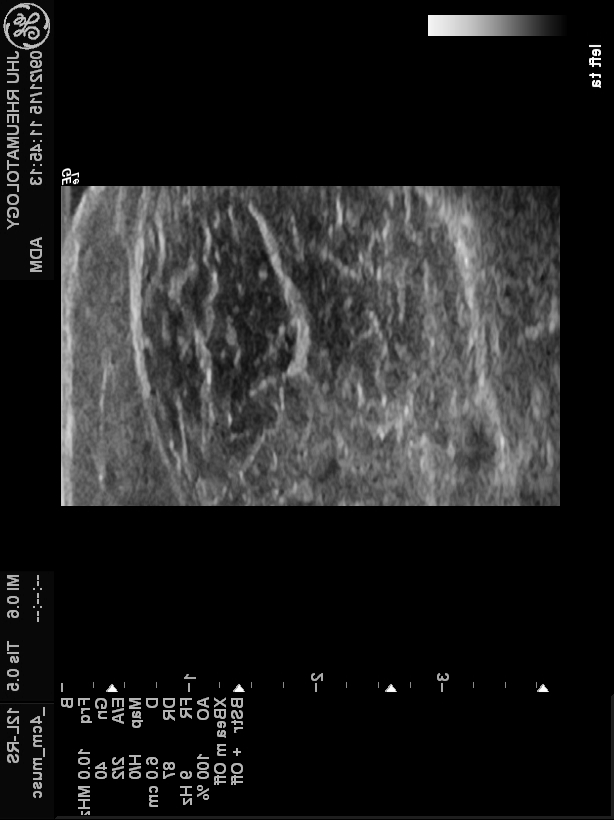
#> input picture general_ai_test_cases/Dermatomyositis/M001_20150922134651_idx0031.png, 614 x 820 px
$ python -i extract_real_radiomics_features.py   (imports and definitions only)   (older library calls are emulated)
#> lines starting #> are read from the running program, lines starting #| are printed output that depends on the picture; after the words box and inside, x2 and y2 are one past the last pixel; in counts of white or black regions, pixels touching at a corner belong together
#> further down, picture is the input picture: shape (820, 614); min 0, max 255, mean 32.9
#!/usr/bin/env python3
"""
Extract REAL radiomics features from PatientData.mat
Replace synthetic features with actual image-based features
"""

import os
import numpy as np
import pandas as pd
import scipy.io as sio
from pathlib import Path
from skimage.feature import graycomatrix, graycoprops
from skimage.filters import threshold_otsu
from skimage.measure import label, regionprops
from skimage.measure import shannon_entropy
import warnings
# [1 line not run here, left out]

# [29 lines left out: function load_matlab_data, not called in this run]

def extract_radiomics_features(image):
    """Extract REAL radiomics features from single ultrasound image"""
    try:
        # Ensure image is in valid range
        if image is None or image.size == 0:
            return None

        # Normalize image to 0-255 range
        if image.max() > 0:
            image_normalized = (image * 255.0 / image.max()).astype(np.uint8)
        else:
            image_normalized = image.astype(np.uint8)

        # First-order statistics
        features = []

        # Basic statistics
        features.append(np.mean(image))
        features.append(np.std(image))
        features.append(np.min(image))
        features.append(np.max(image))
        features.append(np.median(image))
        features.append(np.percentile(image, 25))
        features.append(np.percentile(image, 75))
        features.append(np.var(image))

        # Skewness and kurtosis
        if len(image.flatten()) > 1:
            features.append(float(((image.flatten() - np.mean(image))**3).mean() / (np.std(image)**3)))
            features.append(float(((image.flatten() - np.mean(image))**4).mean() / (np.std(image)**4)))
        else:
            features.extend([0.0, 0.0])

        # Entropy
        try:
            entropy_val = shannon_entropy(image_normalized)
#> entropy_val = 3.68
            features.append(entropy_val)
        except:
            features.append(0.0)

        # Texture features (GLCM)
        try:
            # Create binary image for GLCM
            threshold = threshold_otsu(image_normalized)
#> threshold = 52
            binary_image = image_normalized > threshold
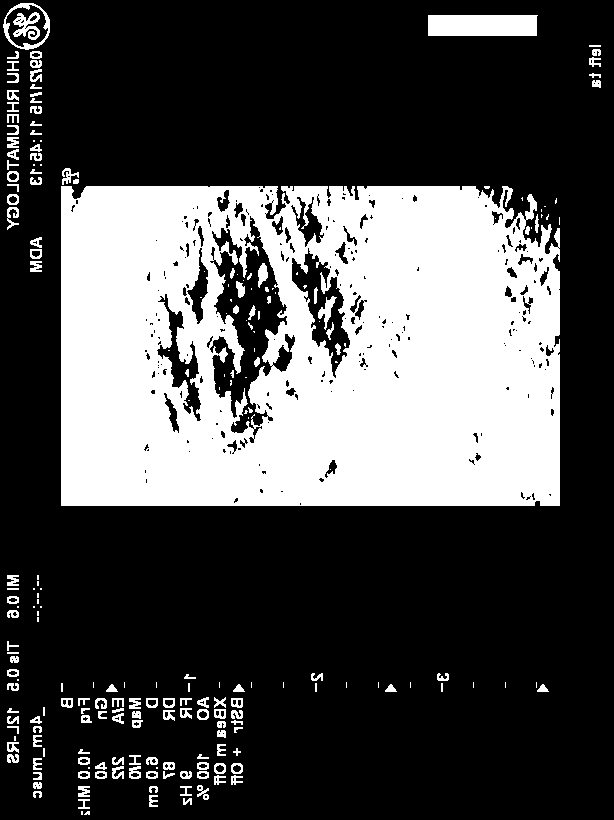
#> binary_image: shape (820, 614) bool; 30% white; 223 white regions (82 under 20 px)

            # Compute GLCM
            glcm = greycomatrix(binary_image, distances=[1], angles=[0, 45, 90, 135])
            glcm_props = greycoprops(glcm)

            features.append(glcm_props['contrast'])
            features.append(glcm_props['dissimilarity'])
            features.append(glcm_props['homogeneity'])
            features.append(glcm_props['energy'])
            features.append(glcm_props['correlation'])
            features.append(glcm_props['ASM'])
        except:
            features.extend([0.0, 0.0, 0.0, 0.0, 0.0, 0.0])

        # Shape features
        try:
            threshold = threshold_otsu(image_normalized)
            labeled = label(image_normalized > threshold)
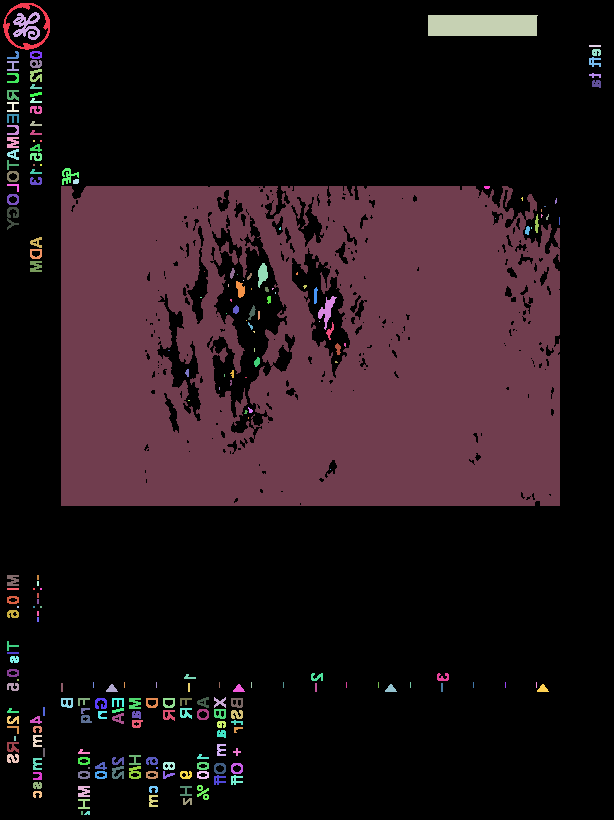
#> labeled: shape (820, 614) int32; 224 distinct labels, from 0 to 223; one colour per label, 0 black
            regions = regionprops(labeled)
#> regions = 223 regions; largest, box (x1, y1, x2, y2) and area: (61, 186, 560, 506) 138810, (428, 15, 538, 36) 2290, (3, 3, 50, 50) 472, (13, 12, 40, 40) 403, (318, 296, 337, 330) 236

            if regions:
                # Get largest region
                largest_region = max(regions, key=lambda r: r.area)

                features.append(largest_region.area)
                features.append(largest_region.perimeter)

                # Circularity
                if largest_region.perimeter > 0:
                    circularity = 4 * np.pi * largest_region.area / (largest_region.perimeter ** 2)
#> circularity = 0.0204
                else:
                    circularity = 0
                features.append(circularity)

                # Aspect ratio
                min_row, min_col, max_row, max_col = largest_region.bbox
#> min_row = 186; min_col = 61; max_row = 506; max_col = 560
                if max_col - min_col > 0:
                    aspect_ratio = (max_col - min_col) / (max_row - min_row)
#> aspect_ratio = 1.56
                else:
                    aspect_ratio = 0
                features.append(aspect_ratio)

                # Extent
                bbox_area = (max_col - min_col) * (max_row - min_row)
#> bbox_area = 159680
                if bbox_area > 0:
                    extent = largest_region.area / bbox_area
#> extent = 0.869
                else:
                    extent = 0
                features.append(extent)

                # Solidity
                if largest_region.area > 0:
                    hull = largest_region.convex_hull_image
                    hull_area = np.sum(hull)
                    solidity = largest_region.area / hull_area if hull_area > 0 else 0
                else:
                    solidity = 0
                features.append(solidity)

                # Equivalent diameter
                equiv_diameter = np.sqrt(4 * largest_region.area / np.pi)
                features.append(equiv_diameter)

            else:
                features.extend([0, 0, 0, 0, 0, 0, 0])
        except:
            features.extend([0, 0, 0, 0, 0, 0, 0, 0])

        # Gradient features
        try:
            # Compute gradients
            gy, gx = np.gradient(image)
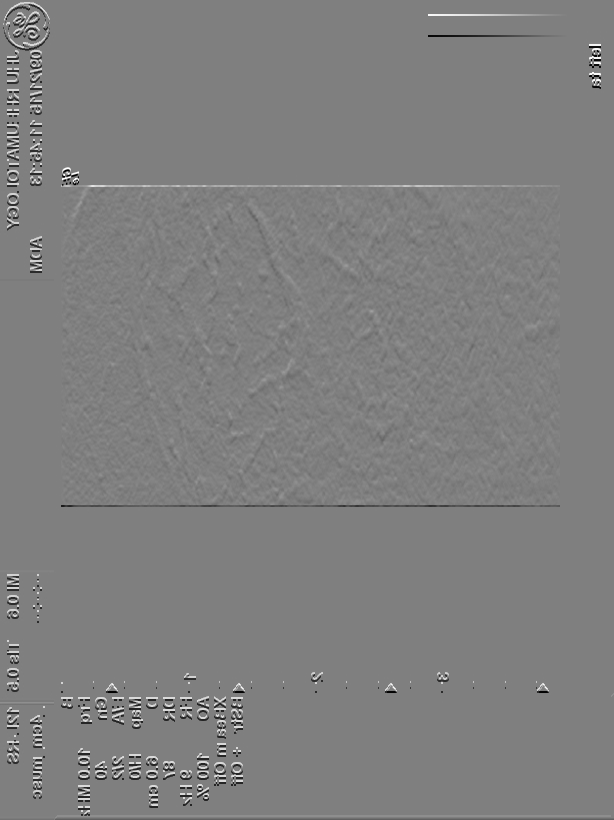
#> gy: shape (820, 614) float64; min -127.5, max 127.5, mean 0; drawn with min black and max white
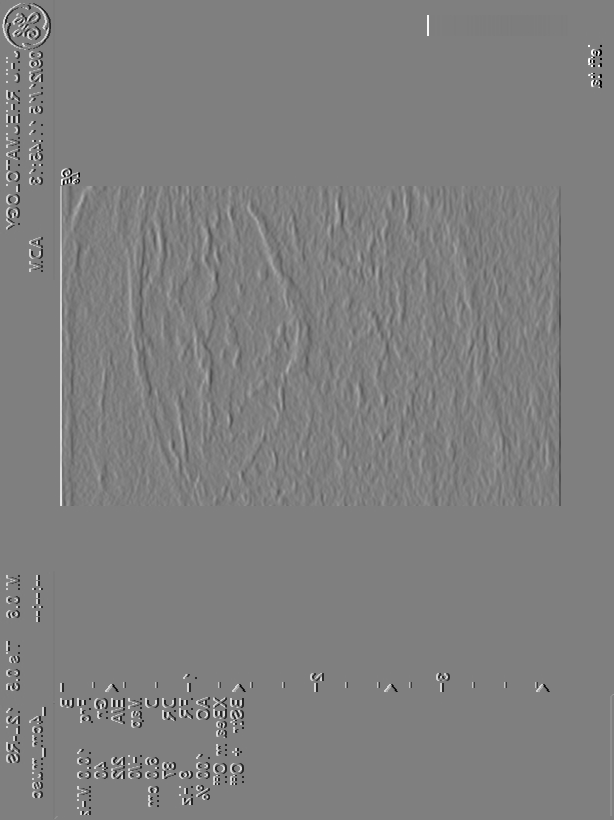
#> gx: shape (820, 614) float64; min -127.5, max 127.5, mean 0; drawn with min black and max white
            gx, gy = np.gradient(image)

            gradient_magnitude = np.sqrt(gx**2 + gy**2)
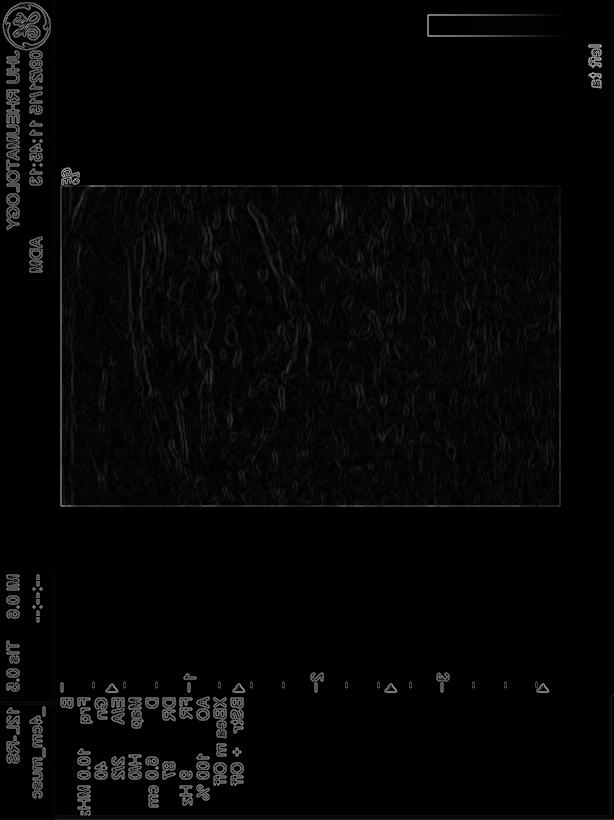
#> gradient_magnitude: shape (820, 614) float64; min 0, max 180.3, mean 5.5
            features.append(np.mean(gradient_magnitude))
            features.append(np.std(gradient_magnitude))
            features.append(np.max(gradient_magnitude))

            # Gradient energy
            features.append(np.sum(gradient_magnitude**2))
        except:
            features.extend([0, 0, 0, 0])

        return features

    except Exception as e:
        print(f"Error extracting features from image: {e}")
        return None

# [93 lines left out: functions process_all_images, main, not called in this run]

# [2 lines not run here, left out]

>>> import cv2
>>> picture = cv2.imread('general_ai_test_cases/Dermatomyositis/M001_20150922134651_idx0031.png', cv2.IMREAD_GRAYSCALE)
>>> result = extract_radiomics_features(picture)
#> result = 34 values, max 145631891 at index 33, min 0 at index 2, mean 4287737.3

$ run again, on general_ai_test_cases/Dermatomyositis/M049_2016032810561319_idx1893.png
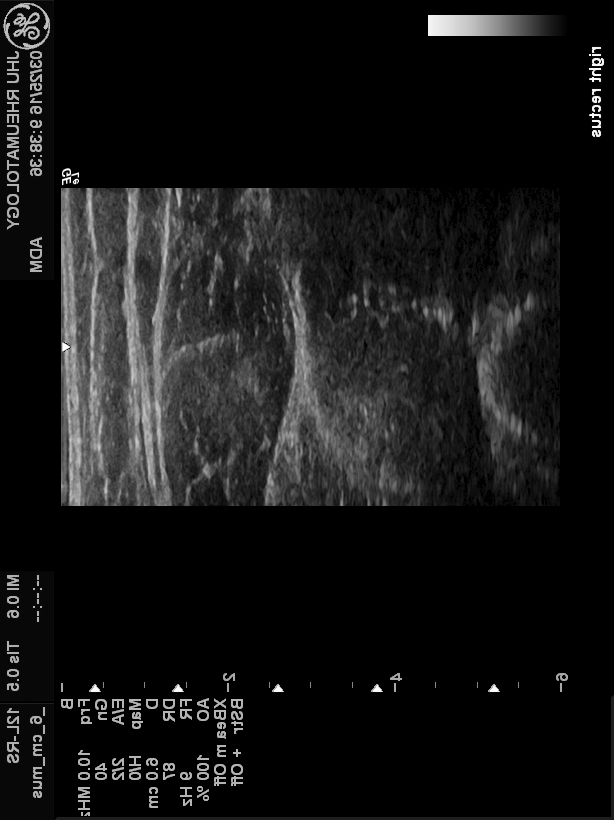
#> input picture general_ai_test_cases/Dermatomyositis/M049_2016032810561319_idx1893.png, 614 x 820 px
#> picture is the input picture: shape (820, 614); min 0, max 255, mean 21.7
#> entropy_val = 3.62
#> threshold = 54
#> binary_image: shape (820, 614) bool; 15.6% white; 475 white regions (279 under 20 px)
#> in extract_radiomics_features, `labeled = label(image_normalized > threshold)`:
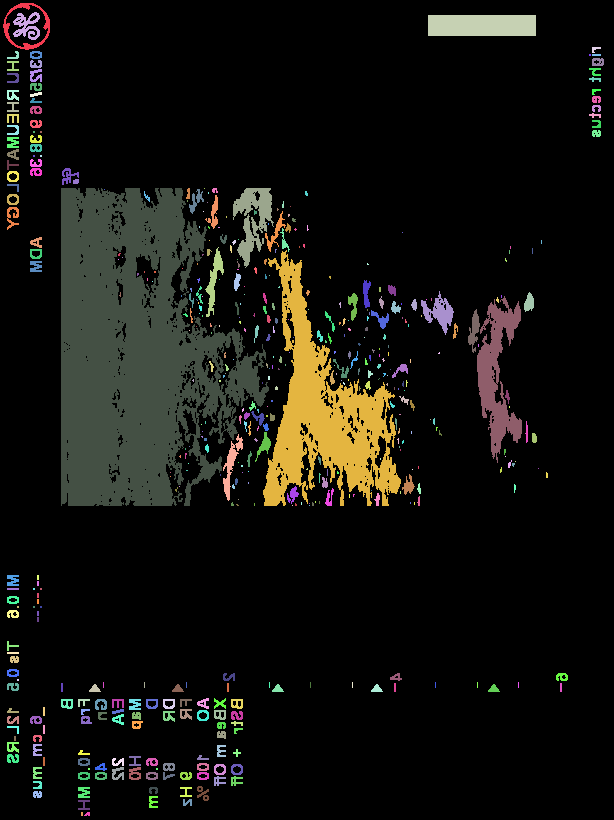
#> labeled: shape (820, 614) int32; 476 distinct labels, from 0 to 475; one colour per label, 0 black
#> regions = 475 regions; largest, box (x1, y1, x2, y2) and area: (61, 188, 269, 506) 42206, (263, 250, 401, 506) 13736, (477, 296, 522, 463) 3332, (428, 15, 536, 36) 2268, (233, 188, 274, 268) 1520
#> circularity = 0.0159
#> min_row = 188; min_col = 61; max_row = 506; max_col = 269
#> aspect_ratio = 0.654
#> bbox_area = 66144
#> extent = 0.638
#> in extract_radiomics_features, `gradient_magnitude = np.sqrt(gx**2 + gy**2)`:
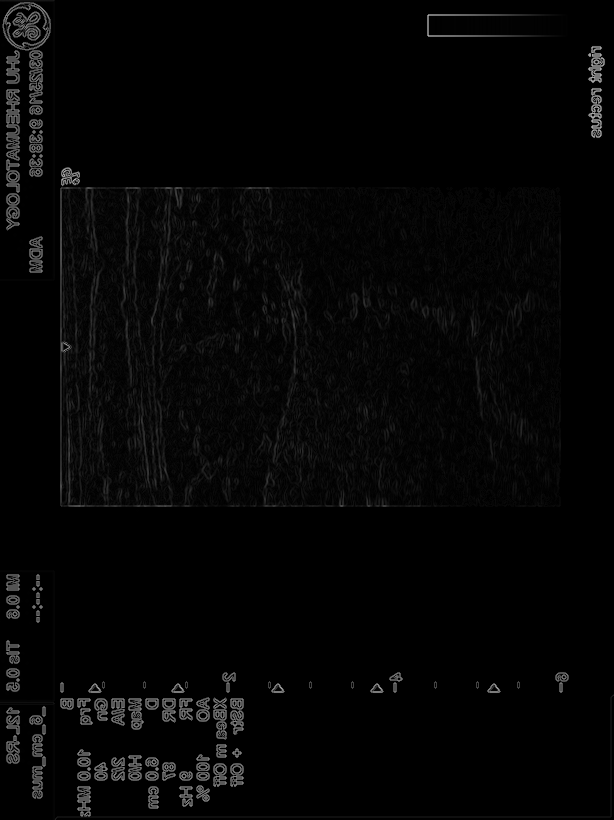
#> gradient_magnitude: shape (820, 614) float64; min 0, max 180.3, mean 5.5
#> result = 34 values, max 147868522.5 at index 33, min 0 at index 2, mean 4350549.6

$ run again, on general_ai_test_cases/Dermatomyositis/M067_2016072712234211_idx2573.png
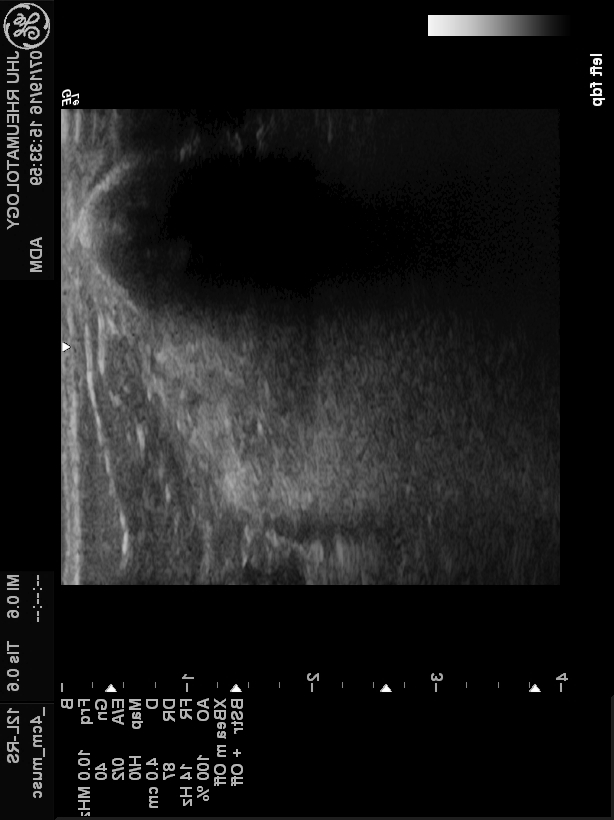
#> input picture general_ai_test_cases/Dermatomyositis/M067_2016072712234211_idx2573.png, 614 x 820 px
#> picture is the input picture: shape (820, 614); min 0, max 255, mean 25.6
#> entropy_val = 4.3
#> threshold = 53
#> binary_image: shape (820, 614) bool; 19.4% white; 335 white regions (187 under 20 px)
#> in extract_radiomics_features, `labeled = label(image_normalized > threshold)`:
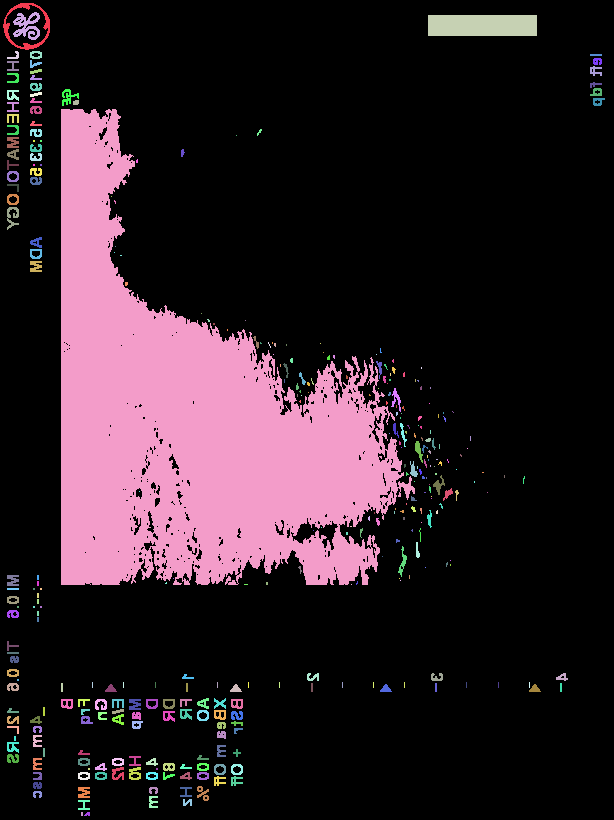
#> labeled: shape (820, 614) int32; 336 distinct labels, from 0 to 335; one colour per label, 0 black
#> regions = 335 regions; largest, box (x1, y1, x2, y2) and area: (61, 109, 415, 585) 84808, (428, 15, 537, 36) 2289, (3, 3, 50, 50) 472, (13, 12, 40, 40) 403, (7, 207, 19, 230) 133
#> circularity = 0.0227
#> min_row = 109; min_col = 61; max_row = 585; max_col = 415
#> aspect_ratio = 0.744
#> bbox_area = 168504
#> extent = 0.503
#> in extract_radiomics_features, `gradient_magnitude = np.sqrt(gx**2 + gy**2)`:
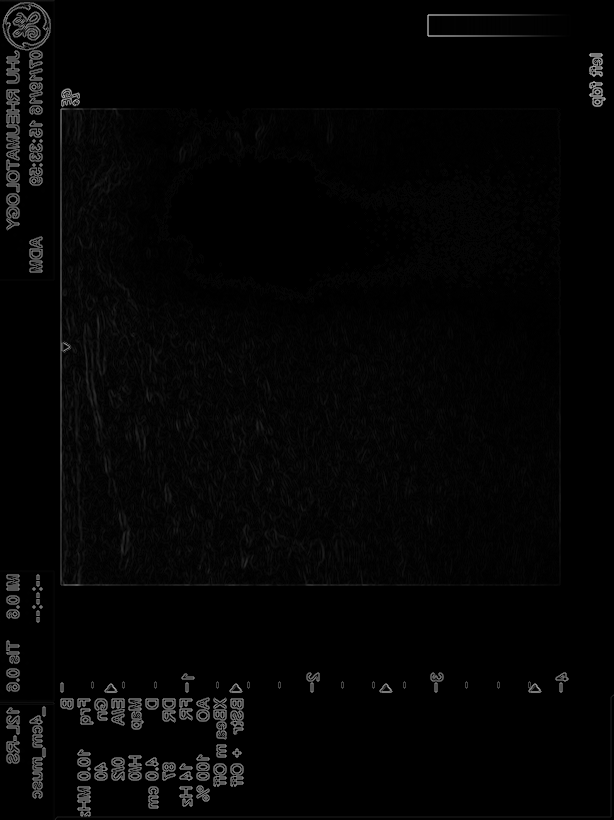
#> gradient_magnitude: shape (820, 614) float64; min 0, max 180.3, mean 4.8
#> result = 34 values, max 134813528 at index 33, min 0 at index 2, mean 3967866.7
